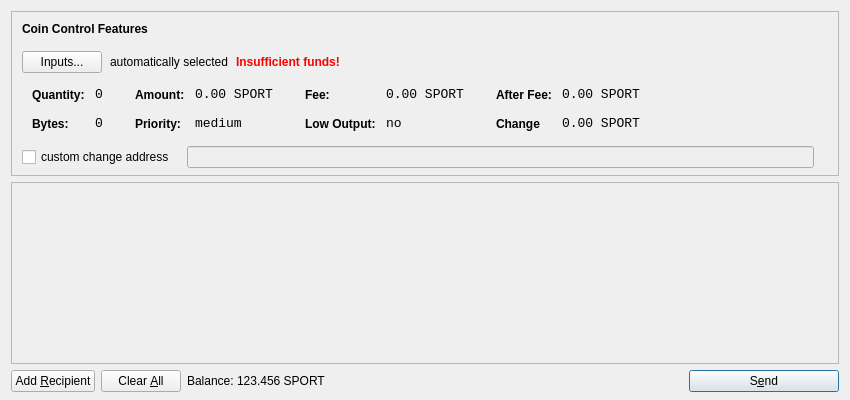
<?xml version="1.0" encoding="UTF-8"?>
<ui version="4.0">
 <class>SendCoinsDialog</class>
 <widget class="QDialog" name="SendCoinsDialog">
  <property name="geometry">
   <rect>
    <x>0</x>
    <y>0</y>
    <width>850</width>
    <height>400</height>
   </rect>
  </property>
  <property name="windowTitle">
   <string>Send Coins</string>
  </property>
  <property name="styleSheet">
   <string notr="true">background-image: url(:/images/gr);</string>
  </property>
  <layout class="QVBoxLayout" name="verticalLayout" stretch="0,1,0">
   <property name="bottomMargin">
    <number>8</number>
   </property>
   <item>
    <widget class="QFrame" name="frameCoinControl">
     <property name="sizePolicy">
      <sizepolicy hsizetype="Expanding" vsizetype="Expanding">
       <horstretch>0</horstretch>
       <verstretch>0</verstretch>
      </sizepolicy>
     </property>
     <property name="maximumSize">
      <size>
       <width>16777215</width>
       <height>16777215</height>
      </size>
     </property>
     <property name="frameShape">
      <enum>QFrame::StyledPanel</enum>
     </property>
     <property name="frameShadow">
      <enum>QFrame::Sunken</enum>
     </property>
     <layout class="QVBoxLayout" name="verticalLayoutCoinControl2">
      <property name="spacing">
       <number>6</number>
      </property>
      <property name="leftMargin">
       <number>0</number>
      </property>
      <property name="topMargin">
       <number>0</number>
      </property>
      <property name="rightMargin">
       <number>0</number>
      </property>
      <property name="bottomMargin">
       <number>6</number>
      </property>
      <item>
       <layout class="QVBoxLayout" name="verticalLayoutCoinControl" stretch="0,0,0,0,1">
        <property name="spacing">
         <number>0</number>
        </property>
        <property name="leftMargin">
         <number>10</number>
        </property>
        <property name="topMargin">
         <number>10</number>
        </property>
        <item>
         <layout class="QHBoxLayout" name="horizontalLayoutCoinControl1">
          <property name="bottomMargin">
           <number>15</number>
          </property>
          <item>
           <widget class="QLabel" name="labelCoinControlFeatures">
            <property name="sizePolicy">
             <sizepolicy hsizetype="Preferred" vsizetype="Maximum">
              <horstretch>0</horstretch>
              <verstretch>0</verstretch>
             </sizepolicy>
            </property>
            <property name="font">
             <font>
              <weight>75</weight>
              <bold>true</bold>
             </font>
            </property>
            <property name="styleSheet">
             <string notr="true">font-weight:bold;</string>
            </property>
            <property name="text">
             <string>Coin Control Features</string>
            </property>
           </widget>
          </item>
         </layout>
        </item>
        <item>
         <layout class="QHBoxLayout" name="horizontalLayoutCoinControl2" stretch="0,0,0,0">
          <property name="spacing">
           <number>8</number>
          </property>
          <property name="bottomMargin">
           <number>10</number>
          </property>
          <item>
           <widget class="QPushButton" name="pushButtonCoinControl">
            <property name="styleSheet">
             <string notr="true"/>
            </property>
            <property name="text">
             <string>Inputs...</string>
            </property>
           </widget>
          </item>
          <item>
           <widget class="QLabel" name="labelCoinControlAutomaticallySelected">
            <property name="text">
             <string>automatically selected</string>
            </property>
            <property name="margin">
             <number>5</number>
            </property>
           </widget>
          </item>
          <item>
           <widget class="QLabel" name="labelCoinControlInsuffFunds">
            <property name="font">
             <font>
              <weight>75</weight>
              <bold>true</bold>
             </font>
            </property>
            <property name="styleSheet">
             <string notr="true">color:red;font-weight:bold;</string>
            </property>
            <property name="text">
             <string>Insufficient funds!</string>
            </property>
            <property name="margin">
             <number>5</number>
            </property>
           </widget>
          </item>
          <item>
           <spacer name="horizontalSpacerCoinControl">
            <property name="orientation">
             <enum>Qt::Horizontal</enum>
            </property>
            <property name="sizeHint" stdset="0">
             <size>
              <width>40</width>
              <height>1</height>
             </size>
            </property>
           </spacer>
          </item>
         </layout>
        </item>
        <item>
         <widget class="QWidget" name="widgetCoinControl" native="true">
          <property name="sizePolicy">
           <sizepolicy hsizetype="Preferred" vsizetype="Preferred">
            <horstretch>0</horstretch>
            <verstretch>0</verstretch>
           </sizepolicy>
          </property>
          <property name="minimumSize">
           <size>
            <width>0</width>
            <height>0</height>
           </size>
          </property>
          <property name="styleSheet">
           <string notr="true"/>
          </property>
          <layout class="QHBoxLayout" name="horizontalLayoutCoinControl5">
           <property name="leftMargin">
            <number>0</number>
           </property>
           <property name="topMargin">
            <number>0</number>
           </property>
           <property name="rightMargin">
            <number>0</number>
           </property>
           <property name="bottomMargin">
            <number>0</number>
           </property>
           <item>
            <layout class="QHBoxLayout" name="horizontalLayoutCoinControl3" stretch="0,0,0,1">
             <property name="spacing">
              <number>20</number>
             </property>
             <property name="topMargin">
              <number>0</number>
             </property>
             <property name="bottomMargin">
              <number>10</number>
             </property>
             <item>
              <layout class="QFormLayout" name="formLayoutCoinControl1">
               <property name="horizontalSpacing">
                <number>10</number>
               </property>
               <property name="verticalSpacing">
                <number>14</number>
               </property>
               <property name="leftMargin">
                <number>10</number>
               </property>
               <property name="topMargin">
                <number>4</number>
               </property>
               <property name="rightMargin">
                <number>6</number>
               </property>
               <item row="0" column="0">
                <widget class="QLabel" name="labelCoinControlQuantityText">
                 <property name="styleSheet">
                  <string notr="true">font-weight:bold;</string>
                 </property>
                 <property name="text">
                  <string>Quantity:</string>
                 </property>
                 <property name="margin">
                  <number>0</number>
                 </property>
                </widget>
               </item>
               <item row="0" column="1">
                <widget class="QLabel" name="labelCoinControlQuantity">
                 <property name="font">
                  <font>
                   <family>Monospace</family>
                   <pointsize>10</pointsize>
                  </font>
                 </property>
                 <property name="cursor">
                  <cursorShape>IBeamCursor</cursorShape>
                 </property>
                 <property name="contextMenuPolicy">
                  <enum>Qt::ActionsContextMenu</enum>
                 </property>
                 <property name="text">
                  <string>0</string>
                 </property>
                 <property name="margin">
                  <number>0</number>
                 </property>
                 <property name="textInteractionFlags">
                  <set>Qt::LinksAccessibleByMouse|Qt::TextSelectableByKeyboard|Qt::TextSelectableByMouse</set>
                 </property>
                </widget>
               </item>
               <item row="1" column="0">
                <widget class="QLabel" name="labelCoinControlBytesText">
                 <property name="styleSheet">
                  <string notr="true">font-weight:bold;</string>
                 </property>
                 <property name="text">
                  <string>Bytes:</string>
                 </property>
                </widget>
               </item>
               <item row="1" column="1">
                <widget class="QLabel" name="labelCoinControlBytes">
                 <property name="font">
                  <font>
                   <family>Monospace</family>
                   <pointsize>10</pointsize>
                  </font>
                 </property>
                 <property name="cursor">
                  <cursorShape>IBeamCursor</cursorShape>
                 </property>
                 <property name="contextMenuPolicy">
                  <enum>Qt::ActionsContextMenu</enum>
                 </property>
                 <property name="text">
                  <string>0</string>
                 </property>
                 <property name="textInteractionFlags">
                  <set>Qt::LinksAccessibleByMouse|Qt::TextSelectableByKeyboard|Qt::TextSelectableByMouse</set>
                 </property>
                </widget>
               </item>
              </layout>
             </item>
             <item>
              <layout class="QFormLayout" name="formLayoutCoinControl2">
               <property name="horizontalSpacing">
                <number>10</number>
               </property>
               <property name="verticalSpacing">
                <number>14</number>
               </property>
               <property name="leftMargin">
                <number>6</number>
               </property>
               <property name="topMargin">
                <number>4</number>
               </property>
               <property name="rightMargin">
                <number>6</number>
               </property>
               <item row="0" column="0">
                <widget class="QLabel" name="labelCoinControlAmountText">
                 <property name="styleSheet">
                  <string notr="true">font-weight:bold;</string>
                 </property>
                 <property name="text">
                  <string>Amount:</string>
                 </property>
                 <property name="margin">
                  <number>0</number>
                 </property>
                </widget>
               </item>
               <item row="0" column="1">
                <widget class="QLabel" name="labelCoinControlAmount">
                 <property name="font">
                  <font>
                   <family>Monospace</family>
                   <pointsize>10</pointsize>
                  </font>
                 </property>
                 <property name="cursor">
                  <cursorShape>IBeamCursor</cursorShape>
                 </property>
                 <property name="contextMenuPolicy">
                  <enum>Qt::ActionsContextMenu</enum>
                 </property>
                 <property name="text">
                  <string>0.00 SPORT</string>
                 </property>
                 <property name="textInteractionFlags">
                  <set>Qt::LinksAccessibleByMouse|Qt::TextSelectableByKeyboard|Qt::TextSelectableByMouse</set>
                 </property>
                </widget>
               </item>
               <item row="1" column="0">
                <widget class="QLabel" name="labelCoinControlPriorityText">
                 <property name="styleSheet">
                  <string notr="true">font-weight:bold;</string>
                 </property>
                 <property name="text">
                  <string>Priority:</string>
                 </property>
                </widget>
               </item>
               <item row="1" column="1">
                <widget class="QLabel" name="labelCoinControlPriority">
                 <property name="font">
                  <font>
                   <family>Monospace</family>
                   <pointsize>10</pointsize>
                  </font>
                 </property>
                 <property name="cursor">
                  <cursorShape>IBeamCursor</cursorShape>
                 </property>
                 <property name="contextMenuPolicy">
                  <enum>Qt::ActionsContextMenu</enum>
                 </property>
                 <property name="text">
                  <string>medium</string>
                 </property>
                 <property name="textInteractionFlags">
                  <set>Qt::LinksAccessibleByMouse|Qt::TextSelectableByKeyboard|Qt::TextSelectableByMouse</set>
                 </property>
                </widget>
               </item>
              </layout>
             </item>
             <item>
              <layout class="QFormLayout" name="formLayoutCoinControl3">
               <property name="horizontalSpacing">
                <number>10</number>
               </property>
               <property name="verticalSpacing">
                <number>14</number>
               </property>
               <property name="leftMargin">
                <number>6</number>
               </property>
               <property name="topMargin">
                <number>4</number>
               </property>
               <property name="rightMargin">
                <number>6</number>
               </property>
               <item row="0" column="0">
                <widget class="QLabel" name="labelCoinControlFeeText">
                 <property name="styleSheet">
                  <string notr="true">font-weight:bold;</string>
                 </property>
                 <property name="text">
                  <string>Fee:</string>
                 </property>
                 <property name="margin">
                  <number>0</number>
                 </property>
                </widget>
               </item>
               <item row="0" column="1">
                <widget class="QLabel" name="labelCoinControlFee">
                 <property name="font">
                  <font>
                   <family>Monospace</family>
                   <pointsize>10</pointsize>
                  </font>
                 </property>
                 <property name="cursor">
                  <cursorShape>IBeamCursor</cursorShape>
                 </property>
                 <property name="contextMenuPolicy">
                  <enum>Qt::ActionsContextMenu</enum>
                 </property>
                 <property name="text">
                  <string>0.00 SPORT</string>
                 </property>
                 <property name="textInteractionFlags">
                  <set>Qt::LinksAccessibleByMouse|Qt::TextSelectableByKeyboard|Qt::TextSelectableByMouse</set>
                 </property>
                </widget>
               </item>
               <item row="1" column="0">
                <widget class="QLabel" name="labelCoinControlLowOutputText">
                 <property name="styleSheet">
                  <string notr="true">font-weight:bold;</string>
                 </property>
                 <property name="text">
                  <string>Low Output:</string>
                 </property>
                </widget>
               </item>
               <item row="1" column="1">
                <widget class="QLabel" name="labelCoinControlLowOutput">
                 <property name="font">
                  <font>
                   <family>Monospace</family>
                   <pointsize>10</pointsize>
                  </font>
                 </property>
                 <property name="cursor">
                  <cursorShape>IBeamCursor</cursorShape>
                 </property>
                 <property name="contextMenuPolicy">
                  <enum>Qt::ActionsContextMenu</enum>
                 </property>
                 <property name="text">
                  <string>no</string>
                 </property>
                 <property name="textInteractionFlags">
                  <set>Qt::LinksAccessibleByMouse|Qt::TextSelectableByKeyboard|Qt::TextSelectableByMouse</set>
                 </property>
                </widget>
               </item>
              </layout>
             </item>
             <item>
              <layout class="QFormLayout" name="formLayoutCoinControl4">
               <property name="horizontalSpacing">
                <number>10</number>
               </property>
               <property name="verticalSpacing">
                <number>14</number>
               </property>
               <property name="leftMargin">
                <number>6</number>
               </property>
               <property name="topMargin">
                <number>4</number>
               </property>
               <property name="rightMargin">
                <number>6</number>
               </property>
               <item row="0" column="0">
                <widget class="QLabel" name="labelCoinControlAfterFeeText">
                 <property name="styleSheet">
                  <string notr="true">font-weight:bold;</string>
                 </property>
                 <property name="text">
                  <string>After Fee:</string>
                 </property>
                 <property name="margin">
                  <number>0</number>
                 </property>
                </widget>
               </item>
               <item row="0" column="1">
                <widget class="QLabel" name="labelCoinControlAfterFee">
                 <property name="font">
                  <font>
                   <family>Monospace</family>
                   <pointsize>10</pointsize>
                  </font>
                 </property>
                 <property name="cursor">
                  <cursorShape>IBeamCursor</cursorShape>
                 </property>
                 <property name="contextMenuPolicy">
                  <enum>Qt::ActionsContextMenu</enum>
                 </property>
                 <property name="text">
                  <string>0.00 SPORT</string>
                 </property>
                 <property name="textInteractionFlags">
                  <set>Qt::LinksAccessibleByMouse|Qt::TextSelectableByKeyboard|Qt::TextSelectableByMouse</set>
                 </property>
                </widget>
               </item>
               <item row="1" column="0">
                <widget class="QLabel" name="labelCoinControlChangeText">
                 <property name="styleSheet">
                  <string notr="true">font-weight:bold;</string>
                 </property>
                 <property name="text">
                  <string>Change</string>
                 </property>
                </widget>
               </item>
               <item row="1" column="1">
                <widget class="QLabel" name="labelCoinControlChange">
                 <property name="font">
                  <font>
                   <family>Monospace</family>
                   <pointsize>10</pointsize>
                  </font>
                 </property>
                 <property name="cursor">
                  <cursorShape>IBeamCursor</cursorShape>
                 </property>
                 <property name="contextMenuPolicy">
                  <enum>Qt::ActionsContextMenu</enum>
                 </property>
                 <property name="text">
                  <string>0.00 SPORT</string>
                 </property>
                 <property name="textInteractionFlags">
                  <set>Qt::LinksAccessibleByMouse|Qt::TextSelectableByKeyboard|Qt::TextSelectableByMouse</set>
                 </property>
                </widget>
               </item>
              </layout>
             </item>
            </layout>
           </item>
          </layout>
         </widget>
        </item>
        <item>
         <layout class="QHBoxLayout" name="horizontalLayoutCoinControl4" stretch="0,0,0">
          <property name="spacing">
           <number>12</number>
          </property>
          <property name="sizeConstraint">
           <enum>QLayout::SetDefaultConstraint</enum>
          </property>
          <property name="topMargin">
           <number>5</number>
          </property>
          <property name="rightMargin">
           <number>5</number>
          </property>
          <item>
           <widget class="QCheckBox" name="checkBoxCoinControlChange">
            <property name="text">
             <string>custom change address</string>
            </property>
           </widget>
          </item>
          <item>
           <widget class="QLineEdit" name="lineEditCoinControlChange">
            <property name="enabled">
             <bool>false</bool>
            </property>
            <property name="sizePolicy">
             <sizepolicy hsizetype="Expanding" vsizetype="Fixed">
              <horstretch>0</horstretch>
              <verstretch>0</verstretch>
             </sizepolicy>
            </property>
           </widget>
          </item>
          <item>
           <widget class="QLabel" name="labelCoinControlChangeLabel">
            <property name="sizePolicy">
             <sizepolicy hsizetype="Preferred" vsizetype="Expanding">
              <horstretch>0</horstretch>
              <verstretch>0</verstretch>
             </sizepolicy>
            </property>
            <property name="minimumSize">
             <size>
              <width>0</width>
              <height>0</height>
             </size>
            </property>
            <property name="text">
             <string/>
            </property>
            <property name="margin">
             <number>3</number>
            </property>
           </widget>
          </item>
         </layout>
        </item>
        <item>
         <spacer name="verticalSpacerCoinControl">
          <property name="orientation">
           <enum>Qt::Vertical</enum>
          </property>
          <property name="sizeHint" stdset="0">
           <size>
            <width>800</width>
            <height>1</height>
           </size>
          </property>
         </spacer>
        </item>
       </layout>
      </item>
     </layout>
    </widget>
   </item>
   <item>
    <widget class="QScrollArea" name="scrollArea">
     <property name="widgetResizable">
      <bool>true</bool>
     </property>
     <widget class="QWidget" name="scrollAreaWidgetContents">
      <property name="geometry">
       <rect>
        <x>0</x>
        <y>0</y>
        <width>830</width>
        <height>172</height>
       </rect>
      </property>
      <layout class="QVBoxLayout" name="verticalLayout_2">
       <property name="leftMargin">
        <number>0</number>
       </property>
       <property name="topMargin">
        <number>0</number>
       </property>
       <property name="rightMargin">
        <number>0</number>
       </property>
       <property name="bottomMargin">
        <number>0</number>
       </property>
       <item>
        <layout class="QVBoxLayout" name="entries">
         <property name="spacing">
          <number>6</number>
         </property>
        </layout>
       </item>
       <item>
        <spacer name="verticalSpacer">
         <property name="orientation">
          <enum>Qt::Vertical</enum>
         </property>
         <property name="sizeHint" stdset="0">
          <size>
           <width>20</width>
           <height>40</height>
          </size>
         </property>
        </spacer>
       </item>
      </layout>
     </widget>
    </widget>
   </item>
   <item>
    <layout class="QHBoxLayout" name="horizontalLayout">
     <item>
      <widget class="QPushButton" name="addButton">
       <property name="toolTip">
        <string>Send to multiple recipients at once</string>
       </property>
       <property name="text">
        <string>Add &amp;Recipient</string>
       </property>
       <property name="icon">
        <iconset resource="../bitcoin.qrc">
         <normaloff>:/icons/add</normaloff>:/icons/add</iconset>
       </property>
       <property name="autoDefault">
        <bool>false</bool>
       </property>
      </widget>
     </item>
     <item>
      <widget class="QPushButton" name="clearButton">
       <property name="sizePolicy">
        <sizepolicy hsizetype="Minimum" vsizetype="Fixed">
         <horstretch>0</horstretch>
         <verstretch>0</verstretch>
        </sizepolicy>
       </property>
       <property name="toolTip">
        <string>Remove all transaction fields</string>
       </property>
       <property name="text">
        <string>Clear &amp;All</string>
       </property>
       <property name="icon">
        <iconset resource="../bitcoin.qrc">
         <normaloff>:/icons/remove</normaloff>:/icons/remove</iconset>
       </property>
       <property name="autoRepeatDelay">
        <number>300</number>
       </property>
       <property name="autoDefault">
        <bool>false</bool>
       </property>
      </widget>
     </item>
     <item>
      <layout class="QHBoxLayout" name="horizontalLayout_2">
       <property name="spacing">
        <number>3</number>
       </property>
       <item>
        <widget class="QLabel" name="label">
         <property name="sizePolicy">
          <sizepolicy hsizetype="Preferred" vsizetype="Fixed">
           <horstretch>0</horstretch>
           <verstretch>0</verstretch>
          </sizepolicy>
         </property>
         <property name="text">
          <string>Balance:</string>
         </property>
        </widget>
       </item>
       <item>
        <widget class="QLabel" name="labelBalance">
         <property name="sizePolicy">
          <sizepolicy hsizetype="Preferred" vsizetype="Fixed">
           <horstretch>0</horstretch>
           <verstretch>0</verstretch>
          </sizepolicy>
         </property>
         <property name="cursor">
          <cursorShape>IBeamCursor</cursorShape>
         </property>
         <property name="text">
          <string>123.456 SPORT</string>
         </property>
         <property name="textInteractionFlags">
          <set>Qt::LinksAccessibleByMouse|Qt::TextSelectableByKeyboard|Qt::TextSelectableByMouse</set>
         </property>
        </widget>
       </item>
      </layout>
     </item>
     <item>
      <spacer name="horizontalSpacer">
       <property name="orientation">
        <enum>Qt::Horizontal</enum>
       </property>
       <property name="sizeHint" stdset="0">
        <size>
         <width>40</width>
         <height>20</height>
        </size>
       </property>
      </spacer>
     </item>
     <item>
      <widget class="QPushButton" name="sendButton">
       <property name="minimumSize">
        <size>
         <width>150</width>
         <height>0</height>
        </size>
       </property>
       <property name="toolTip">
        <string>Confirm the send action</string>
       </property>
       <property name="text">
        <string>S&amp;end</string>
       </property>
       <property name="icon">
        <iconset resource="../bitcoin.qrc">
         <normaloff>:/icons/send</normaloff>:/icons/send</iconset>
       </property>
       <property name="default">
        <bool>true</bool>
       </property>
      </widget>
     </item>
    </layout>
   </item>
  </layout>
 </widget>
 <resources>
  <include location="../bitcoin.qrc"/>
 </resources>
 <connections/>
</ui>
